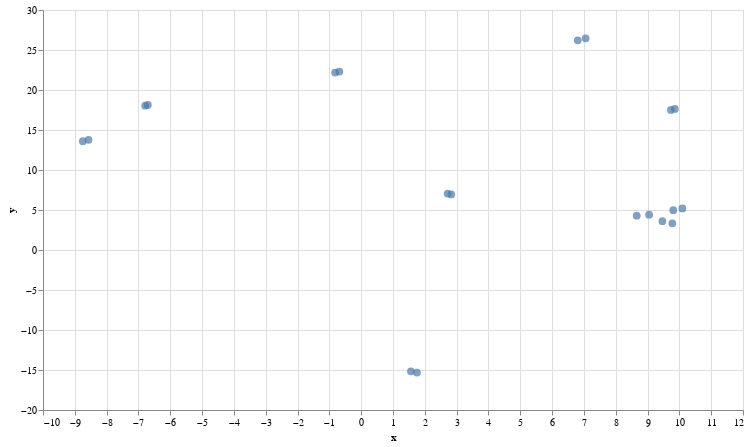

Source (notebook cell):
### Code cell
chart = umap_plot(sentences, sentence_embeddings)
chart.interactive()

### Figure 1 — Vega-Lite specification as saved in the notebook (floating-point values rounded to 4 significant figures)
{"config": {"view": {"continuousWidth": 300, "continuousHeight": 300}}, "data": {"name": "data-5880c52f8cf36483ad053cc91f8700af"}, "mark": {"type": "circle", "size": 60}, "encoding": {"tooltip": [{"field": "text", "type": "nominal"}], "x": {"field": "x", "scale": {"zero": false}, "type": "quantitative"}, "y": {"field": "y", "scale": {"zero": false}, "type": "quantitative"}}, "height": 400, "params": [{"name": "param_3", "select": {"type": "interval", "encodings": ["x", "y"]}, "bind": "scales"}], "width": 700, "$schema": "https://vega.github.io/schema/vega-lite/v5.8.0.json", "datasets": {"data-5880c52f8cf36483ad053cc91f8700af": [{"text": "La scorsa sera, il capo del governo ha tenuto un intervento.", "x": 1.753, "y": -15.32}, {"text": "Un sisma di 5.2 ha sconvolto la parte meridionale dell'Italia.", "x": -6.789, "y": 18.03}, {"text": "La squadra di pallone ha conquistato il primo posto nel torneo.", "x": 9.808, "y": 4.97}, {"text": "È stato presentato un nuovo spazio nel museo d'arte contemporanea di Roma.", "x": -0.8196, "y": 22.17}, {"text": "A causa di lavori, l'aeroporto non sarà operativo dal 15 al 20 novembre.", "x": 9.735, "y": 17.52}, {"text": "È prevista una manifestazione nel cuore cittadino il prossimo sabato.", "x": 9.466, "y": 3.606}, {"text": "Il mercato borsistico italiano ha mostrato un decremento del 2%.", "x": 7.055, "y": 26.46}, {"text": "Si è sviluppato un incendio in un capannone alle estremità della città.", "x": 8.66, "y": 4.293}, {"text": "Un film prodotto in Italia è stato premiato a scala internazionale.", "x": 2.83, "y": 6.946}, {"text": "Il libro dell'autore celebre verrà lanciato la settimana entrante.", "x": -8.568, "y": 13.78}, {"text": "The prime minister gave a speech last night.", "x": 1.563, "y": -15.16}, {"text": "A magnitude 5.2 earthquake strikes southern Italy.", "x": -6.706, "y": 18.13}, {"text": "The soccer team won the championship.", "x": 10.09, "y": 5.199}, {"text": "New opening of the contemporary art museum in Rome.", "x": -0.6855, "y": 22.3}, {"text": "The airport will be closed for works from November 15th to 20th.", "x": 9.859, "y": 17.64}, {"text": "Protest planned in the city center next Saturday.", "x": 9.779, "y": 3.331}, {"text": "The Italian stock market records a 2% drop.", "x": 6.808, "y": 26.21}, {"text": "A fire breaks out in a warehouse outside the city.", "x": 9.049, "y": 4.414}, {"text": "The Italian film won an international award.", "x": 2.718, "y": 7.052}, {"text": "The famous writer's new book releases next week.", "x": -8.748, "y": 13.6}]}}
